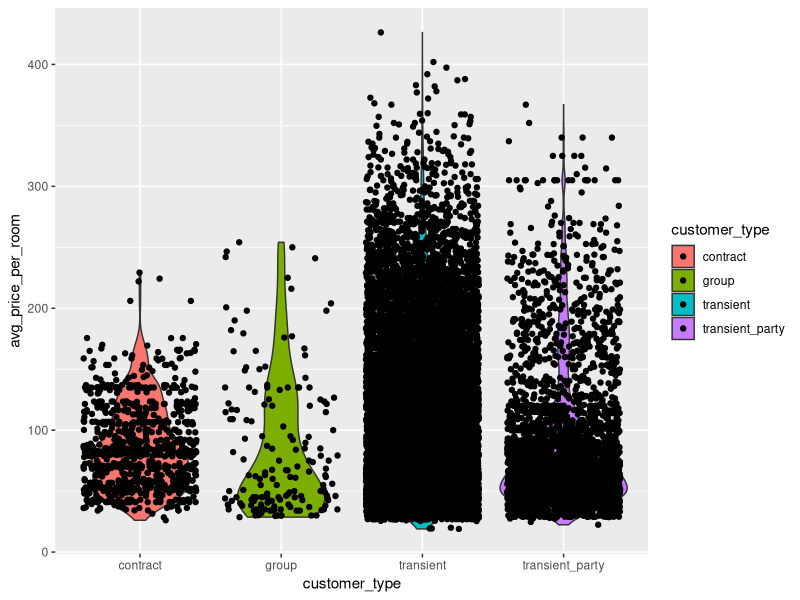
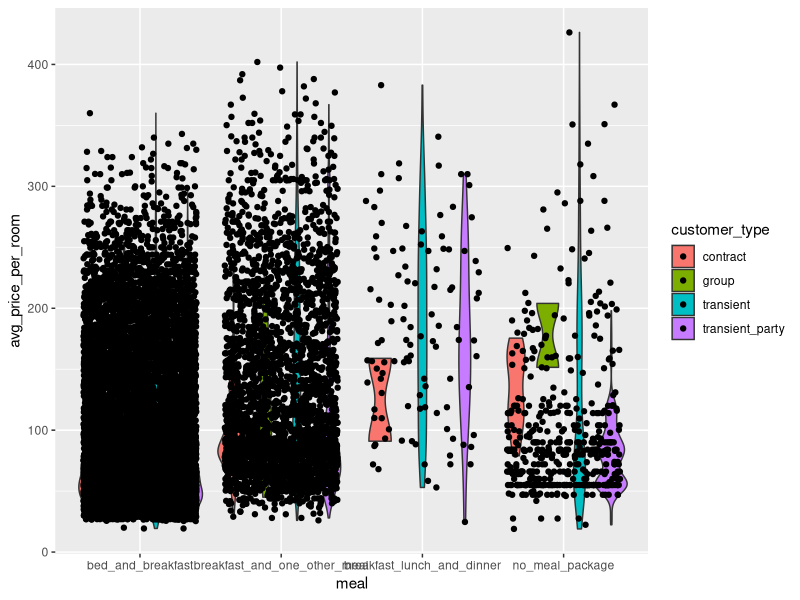
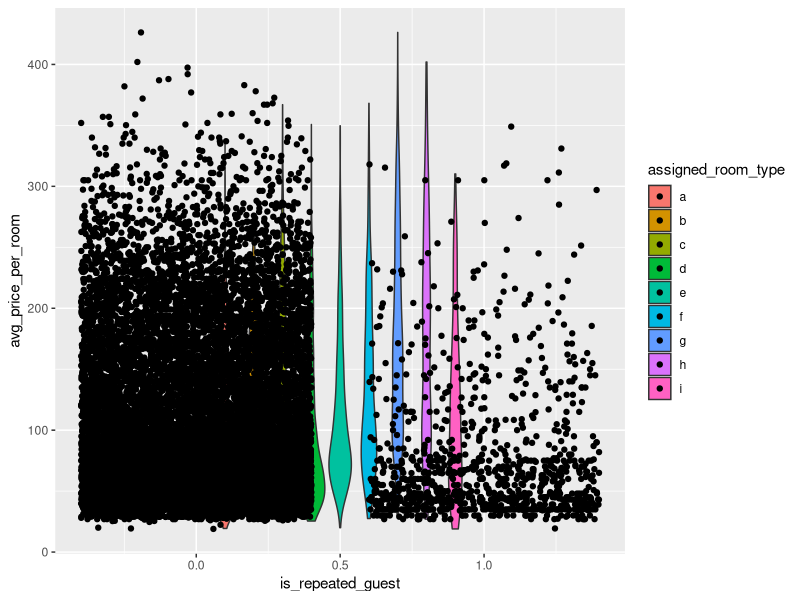

Generate these figures, in order, with R:
# EDA

# set up 
library(tidyverse)

# load the data
library(modeldata)
data("hotel_rates")
View(hotel_rates)

# violin plot of price by customer type
ggplot(hotel_rates, aes(x = customer_type  , y = avg_price_per_room, fill = customer_type))+geom_violin()+geom_jitter()

# violin plot of price by meal sorted by customer type
ggplot(hotel_rates, aes(x = meal  , y = avg_price_per_room, fill = customer_type))+geom_violin()+geom_jitter()

# violin plot of price by repeated guest sorted by type
ggplot(hotel_rates, aes(x = is_repeated_guest  , y = avg_price_per_room, fill = assigned_room_type))+geom_violin()+geom_jitter()
